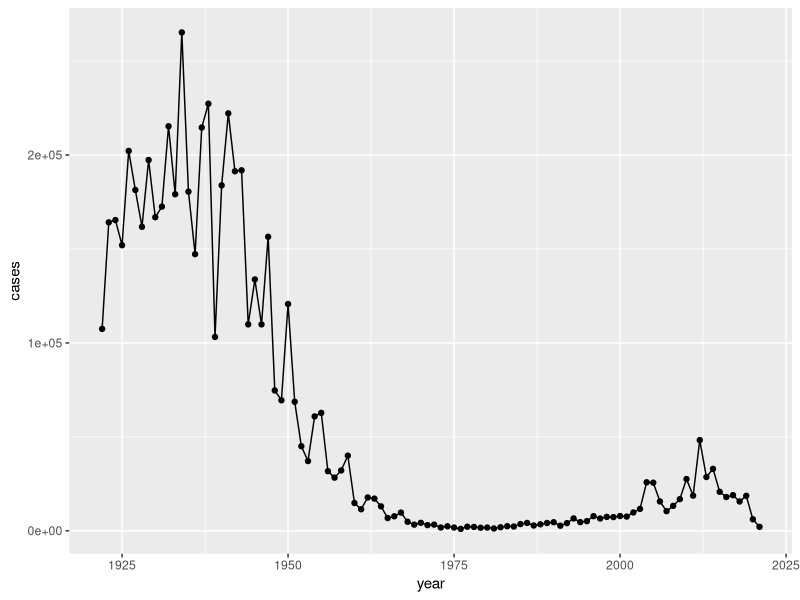
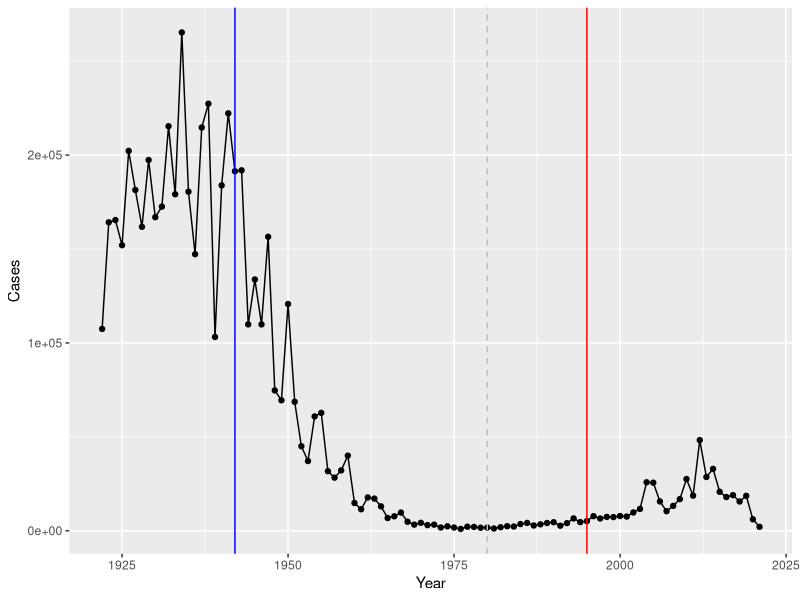

R code for these plots, in order: (Note: this script raises an error after producing the figures.)
## ---- chunk 1
cdc <- data.frame(data.frame(
                                                        Year = c(1922L,1923L,
                                                                 1924L,1925L,
                                                                 1926L,1927L,1928L,
                                                                 1929L,1930L,1931L,
                                                                 1932L,1933L,1934L,
                                                                 1935L,1936L,1937L,
                                                                 1938L,1939L,1940L,
                                                                 1941L,1942L,1943L,
                                                                 1944L,1945L,
                                                                 1946L,1947L,1948L,
                                                                 1949L,1950L,1951L,
                                                                 1952L,1953L,1954L,
                                                                 1955L,1956L,1957L,
                                                                 1958L,1959L,1960L,
                                                                 1961L,1962L,1963L,
                                                                 1964L,1965L,
                                                                 1966L,1967L,1968L,
                                                                 1969L,1970L,1971L,
                                                                 1972L,1973L,1974L,
                                                                 1975L,1976L,1977L,
                                                                 1978L,1979L,1980L,
                                                                 1981L,1982L,1983L,
                                                                 1984L,1985L,
                                                                 1986L,1987L,1988L,
                                                                 1989L,1990L,1991L,
                                                                 1992L,1993L,1994L,
                                                                 1995L,1996L,1997L,
                                                                 1998L,1999L,2000L,
                                                                 2001L,2002L,2003L,
                                                                 2004L,2005L,
                                                                 2006L,2007L,2008L,
                                                                 2009L,2010L,2011L,
                                                                 2012L,2013L,2014L,
                                                                 2015L,2016L,2017L,
                                                                 2018L,2019L,2020L,
                                                                 2021L),
                                No..Reported.Pertussis.Cases = c(107473,
                                                                 164191,165418,152003,
                                                                 202210,181411,
                                                                 161799,197371,166914,
                                                                 172559,215343,
                                                                 179135,265269,180518,
                                                                 147237,214652,
                                                                 227319,103188,183866,
                                                                 222202,191383,
                                                                 191890,109873,133792,
                                                                 109860,156517,
                                                                 74715,69479,120718,
                                                                 68687,45030,37129,
                                                                 60886,62786,31732,
                                                                 28295,32148,40005,
                                                                 14809,11468,17749,
                                                                 17135,13005,6799,
                                                                 7717,9718,4810,
                                                                 3285,4249,3036,
                                                                 3287,1759,2402,1738,
                                                                 1010,2177,2063,
                                                                 1623,1730,1248,
                                                                 1895,2463,2276,3589,
                                                                 4195,2823,3450,
                                                                 4157,4570,2719,
                                                                 4083,6586,4617,5137,
                                                                 7796,6564,7405,
                                                                 7298,7867,7580,
                                                                 9771,11647,25827,
                                                                 25616,15632,10454,
                                                                 13278,16858,27550,
                                                                 18719,48277,28639,
                                                                 32971,20762,17972,
                                                                 18975,15609,
                                                                 18617,6124,2116)
                              ))
## ---- chunk 2
library(ggplot2)

ggplot(cdc) +
  aes(cdc$Year, cdc$No..Reported.Pertussis.Cases)+
  geom_point()+
  geom_line()+
  labs(x="year", y="cases")

## ---- chunk 3
colnames(cdc) <- c('Year', 'Cases')

head(cdc)
## ---- chunk 4
ggplot(cdc) +
  aes(cdc$Year, cdc$Cases)+
  geom_point()+
  geom_line()+
  labs(x="Year", y="Cases")+
geom_vline(xintercept=1942, col="blue")+
  geom_vline(xintercept=1980, col="grey", linetype=2)+
  geom_vline(xintercept=1995, col="red")
  
## ---- chunk 5
library(jsonlite)

subject <- read_json("https://www.cmi-pb.org/api/subject", simplifyVector = TRUE) 

head(subject)
## ---- chunk 6
table(subject$infancy_vac)
## ---- chunk 7
table(subject$biological_sex)
## ---- chunk 8
table(subject$race)
## ---- chunk 9
table(subject$race, subject$biological_sex)
## ---- chunk 10
specimen <- read_json("http://cmi-pb.org/api/specimen", simplifyVector = TRUE)
head(specimen)
## ---- chunk 11
library(dplyr)
meta <- inner_join(subject, specimen)

head(meta)
## ---- chunk 12
colnames(subject)
colnames(specimen)
colnames(meta)
## ---- chunk 13
ab <- read_json("http://cmi-pb.org/api/ab_titer", 
                    simplifyVector = TRUE)
head(ab)
## ---- chunk 14

abdata <- inner_join(meta, ab)
## ---- chunk 15
dim(abdata)
## ---- chunk 16
table(abdata$isotype)
## ---- chunk 17
table(abdata$visit)
## ---- chunk 18
ig1 <- filter(abdata, isotype == "IgG1", visit!=8)
head(ig1)
## ---- chunk 19
ggplot(ig1) +
  aes(MFI, antigen) +
  geom_boxplot()
## ---- chunk 20
ggplot(ig1) +
  aes(MFI, antigen) +
  geom_boxplot() + 
  facet_wrap(vars(visit), nrow=2)
## ---- chunk 21
ggplot(ig1) +
  aes(MFI, antigen, col=infancy_vac ) +
  geom_boxplot(show.legend = FALSE) + 
  facet_wrap(vars(visit), nrow=2) +
  theme_bw()
## ---- chunk 22
ggplot(ig1) +
  aes(MFI, antigen, col=infancy_vac ) +
  geom_boxplot(show.legend = FALSE) + 
  facet_wrap(vars(infancy_vac, visit), nrow=2)
## ---- chunk 23
filter(ig1, antigen=="Measles") %>%
  ggplot() +
  aes(MFI, col=infancy_vac) +
  geom_boxplot(show.legend = TRUE) +
  facet_wrap(vars(visit)) +
  theme_bw()
## ---- chunk 24
filter(ig1, antigen=="FIM2/3") %>%
  ggplot() +
  aes(MFI, col=infancy_vac) +
  geom_boxplot(show.legend = TRUE) +
  facet_wrap(vars(visit)) +
  theme_bw()
## ---- chunk 25
url <- "https://www.cmi-pb.org/api/v2/rnaseq?versioned_ensembl_gene_id=eq.ENSG00000211896.7"
rna <- read_json(url, simplifyVector = TRUE) 
#meta <- inner_join(specimen, subject)
ssrna <- inner_join(rna, meta)

rna <- read_json(url, simplifyVector = TRUE) 
ggplot(ssrna) +
  aes(visit, tpm, group=subject_id) +
  geom_point() +
  geom_line(alpha=0.2)
## ---- chunk 26
ggplot(ssrna) +
  aes(tpm, col=infancy_vac) +
  geom_boxplot() +
  facet_wrap(vars(visit))
## ---- chunk 27
ssrna %>%  
  filter(visit==4) %>% 
  ggplot() +
    aes(tpm, col=infancy_vac) + geom_density() + 
    geom_rug() 
